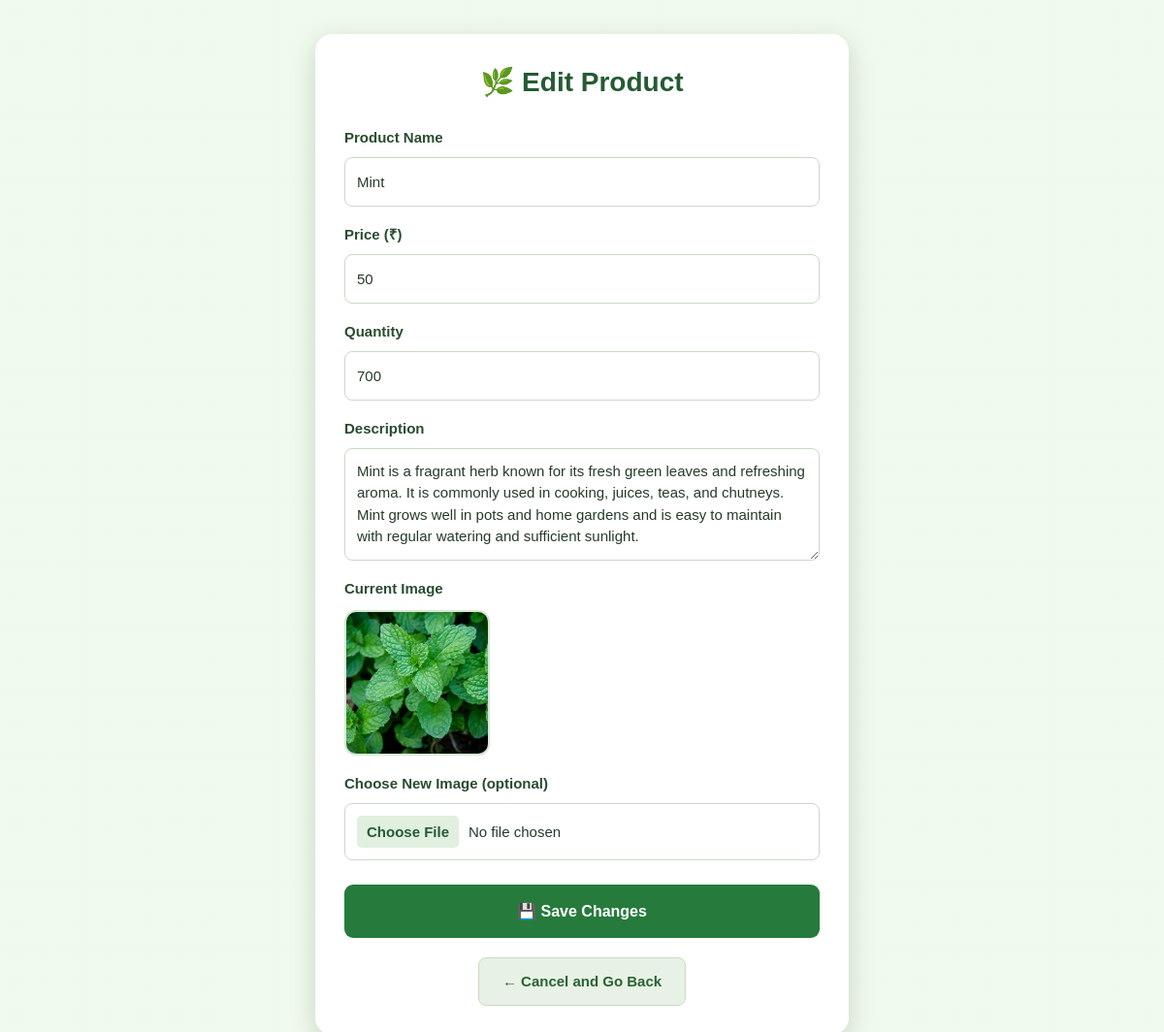
The app's page /editproduct/?id=4 (signed in) with its own data.
### plantnurseryapp/models.py (models this page shows, shortened)
class TBL_PRODUCT(models.Model):
    product_name = models.CharField(max_length=50, default='')
    price = models.CharField(max_length=50, default='')
    quantity = models.CharField(max_length=50, default='')
    describtion = models.CharField(max_length=50, default='')
    image = models.ImageField(
        upload_to='products/',
        default='',
        blank=True
    )

### plantnurseryapp/views.py (the view, shortened to what this page needs)
# urls.py: path('editproduct/', views.editproduct, name='editproduct'),
def editproduct(request):
    if request.session.get('role') != 'admin':
        return redirect('/')
    print("EDIT METHOD:", request.method)
    product_id = request.GET.get('id') or request.POST.get('id')
    if not product_id:
        return HttpResponse("Product ID missing")
    product = get_object_or_404(TBL_PRODUCT, id=product_id)
    return render(request, 'admin/editproduct.html', {
        'product': product
    })

### plantnurseryapp/templates/admin/editproduct.html (shortened to what this page needs)
{% load static %}
<!DOCTYPE html>
<html lang="en">
<head>
    <link rel="stylesheet" href="{% static 'css/style.css' %}">
</head>
<body class="edit-product-page">
    <div class="edit-form-box">
        <h1>🌿 Edit Product</h1>
        <form method="POST" enctype="multipart/form-data">
            <label for="product_name">Product Name</label>
            <input
                type="text"
                id="product_name"
                name="product_name"
                value="{{ product.product_name }}"
                required
            >
            <label for="price">Price (₹)</label>
            <input
                type="number"
                id="price"
                name="price"
                value="{{ product.price }}"
                min="0"
                step="0.01"
                required
            >
            <label for="qty">Quantity</label>
            <input
                type="number"
                id="qty"
                name="qty"
                value="{{ product.quantity }}"
                min="0"
                required
            >
            <label for="describtion">Description</label>
            <textarea
                id="describtion"
                name="describtion"
                rows="4"
                required
            >{{ product.describtion }}</textarea>
            <label>Current Image</label>
            {% if product.image %}
                <img
                    src="{{ product.image.url }}"
                    alt="Current product image"
                    class="current-product-image"
                >
            {% else %}
                <p class="no-image-message">
                    No image available
                </p>
            {% endif %}
            <label for="image">Choose New Image (optional)</label>
            <input
                type="file"
                id="image"
                name="image"
                accept="image/*"
            >
            <button type="submit" class="save-btn">
                💾 Save Changes
            </button>
        </form>
        <a href="{% url 'viewproducts' %}" class="cancel-link">
            ← Cancel and Go Back
        </a>
    </div>
</body>
</html>

### records on screen
TBL_PRODUCT: product_name "Mint", price "50", qty "700", describtion "Mint is a fragrant herb known for its fresh green leaves and refreshing aroma. It is commonly used in cooking, juices, teas, and chutneys. Mint grows well in pots and home gardens and is easy to maintain with regular watering and sufficient sunlight.", image (picture)
